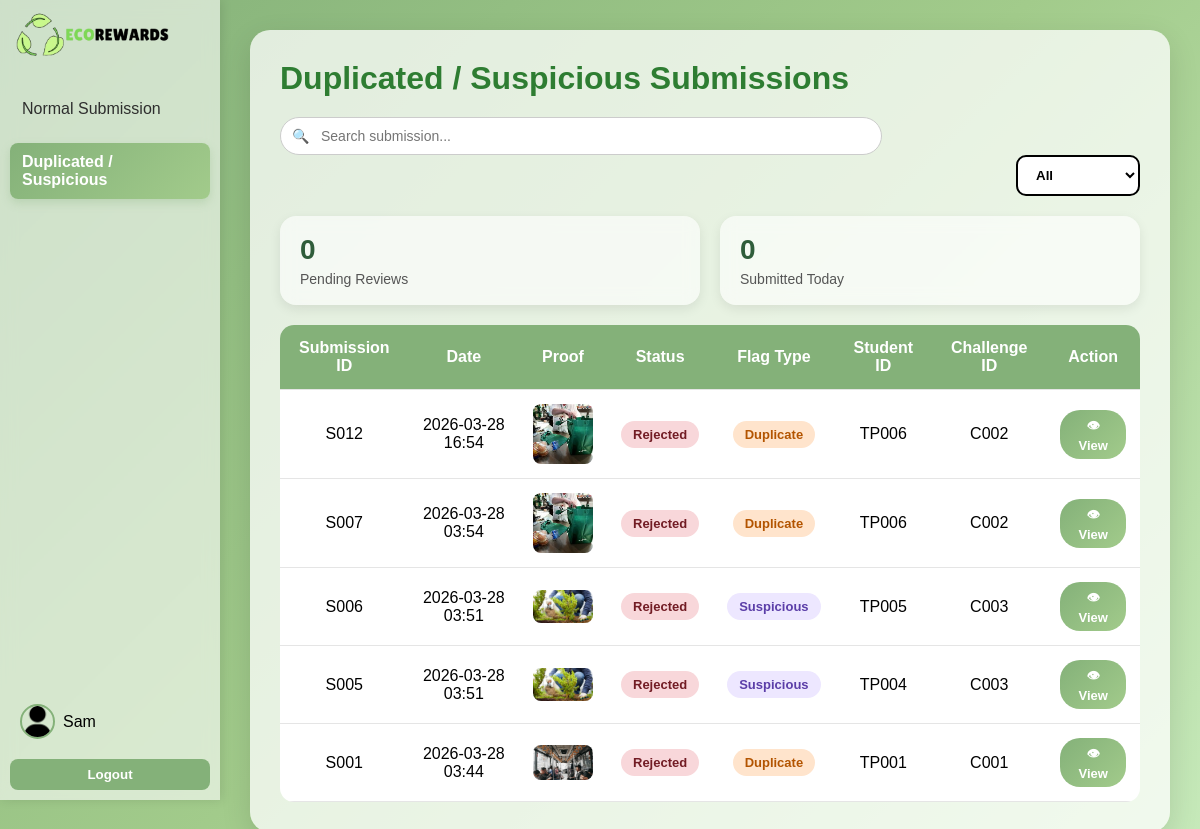
The app's page /src/duplicate.php (signed in) with its own data.
### tables this page shows
CREATE TABLE `user` (
  `UserID` varchar(50) NOT NULL,
  `Username` varchar(30) NOT NULL,
  `Gender` varchar(50) NOT NULL,
  `Passwords` varchar(255) NOT NULL,
  `DOB` date NOT NULL,
  `Contact` varchar(20) NOT NULL,
  `RoleID` varchar(50) NOT NULL,
  `LastActive` datetime DEFAULT NULL
);

CREATE TABLE `challenge_submission` (
  `SubmissionID` varchar(11) NOT NULL,
  `Submission_Date` datetime NOT NULL,
  `Proof` varchar(255) NOT NULL,
  `ProofHash` varchar(255) NOT NULL,
  `Status` varchar(50) NOT NULL,
  `FlagType` varchar(50) NOT NULL DEFAULT 'normal',
  `StudentID` varchar(11) NOT NULL,
  `ChallengeID` varchar(11) NOT NULL
);

### src/duplicate.php (the view, shortened to what this page needs)
<?php
include ("conn.php");
$userID = $_SESSION['UserID'];
$sqlUser = "SELECT User.*, Role.Role_Name
            FROM User
            JOIN Role ON User.RoleID = Role.RoleID
            WHERE User.UserID = ?";
$stmtUser = $dbConn->prepare($sqlUser);
$stmtUser->bind_param("s", $userID);
$stmtUser->execute();
$resultUser = $stmtUser->get_result();
$user = $resultUser->fetch_assoc();
include("profile.php");
$sql = "SELECT * FROM challenge_submission
        WHERE SubmissionID IN (
            SELECT MAX(SubmissionID)
            FROM challenge_submission
            WHERE FlagType IN ('duplicate', 'suspicious')
            GROUP BY StudentID, ChallengeID, Proof
        )
        ORDER BY Submission_Date DESC";
$result = $dbConn->query($sql);
$pendingCount = $dbConn->query("
    SELECT COUNT(*) as cnt
    FROM challenge_submission
    WHERE FlagType IN ('duplicate','suspicious')
    AND Status='Pending'
")->fetch_assoc()['cnt'] ?? 0;
$today = date('Y-m-d');
$todayCount = $dbConn->query("
    SELECT COUNT(*) as cnt
    FROM challenge_submission
    WHERE FlagType IN ('duplicate','suspicious')
    AND DATE(Submission_Date)='$today'
")->fetch_assoc()['cnt'] ?? 0;
?>
<!DOCTYPE html>
<html lang="en">
<head>
    <link rel="stylesheet" href="styles.css">
    <link rel="stylesheet" href="responsive.css">
</head>
<body>
    <div class="sidebar" id="sidebar">
        <div class="sidebar-top">
            <div class="logo">
                <img src="logo.png" alt="Logo">
            </div>
            <div class="nav-links">
                <a href="moderator.php">Normal Submission</a>
                <a href="duplicate.php" class="active">Duplicated / Suspicious</a>
            </div>
        </div>
        <div class="sidebar-bottom">
            <div class="profile" onclick="openProfileModal()">
                <img src="profile-pic.png" alt="Profile">
                <span><?php echo htmlspecialchars($user['Username']); ?></span>
            </div>
            <button class="btn" onclick="logout()">Logout</button>
        </div>
    </div>
    <div class="main">
        <div class="section">
            <h1>Duplicated / Suspicious Submissions</h1>
            <div class="top-bar">
                <div class="search-box">
                    <span class="search-icon">🔍</span>
                    <input type="text" id="searchInput" placeholder="Search submission...">
                </div>
                <div class="filter-container">
                    <select id="flagFilter" class="filter-dropdown">
                        <option value="all">All</option>
                    </select>
                </div>
            </div>
            <div class="review-stats">
                <div class="stat-card">
                    <h3><?= $pendingCount ?></h3>
                    <p>Pending Reviews</p>
                </div>
                <div class="stat-card">
                    <h3><?= $todayCount ?></h3>
                    <p>Submitted Today</p>
                </div>
            </div>
            <div class="table-wrapper">
                <?php if ($result && $result->num_rows > 0): ?>
                    <table class="table">
                        <thead>
                            <tr>
                                <th>Submission ID</th>
                                <th>Date</th>
                                <th>Proof</th>
                                <th>Status</th>
                                <th>Flag Type</th>
                                <th>Student ID</th>
                                <th>Challenge ID</th>
                                <th>Action</th>
                            </tr>
                        </thead>
                        <tbody id="flaggedTable">
                            <?php while($row = $result->fetch_assoc()): ?>
                                <?php
                                    $statusLower = strtolower($row['Status']);
                                    $flagLower = strtolower($row['FlagType']);
                                    $proofImg = $row['Proof'] ;
                                    $rowClick = "";
                                ?>
                                <tr data-flag="<?= $flagLower ?>" data-status="<?= $statusLower ?>" <?= $rowClick ?>>
                                    <td data-label="Submission ID"><?= htmlspecialchars($row['SubmissionID']) ?></td>
                                    <td data-label="Date"><?= date('Y-m-d H:i', strtotime($row['Submission_Date'])) ?></td>
                                    <td data-label="Proof">
                                        <img src="<?= htmlspecialchars($proofImg) ?>" width="60" style="border-radius:8px;">
                                    </td>
                                    <td data-label="Status">
                                        <span class="status-badge status-<?= $statusLower ?>">
                                            <?= htmlspecialchars($row['Status']) ?>
                                        </span>
                                    </td>
                                    <td data-label="Flag Type">
                                        <span class="flag-badge flag-<?= $flagLower ?>">
                                            <?= htmlspecialchars(ucfirst($row['FlagType'])) ?>
                                        </span>
                                    </td>
                                    <td data-label="Student ID"><?= htmlspecialchars($row['StudentID']) ?></td>
                                    <td data-label="Challenge ID"><?= htmlspecialchars($row['ChallengeID']) ?></td>
                                    <td data-label="Action">
                                        <?php if($statusLower !== 'pending'): ?>
                                            <button class="btn viewBtn"
                                                onclick="openFlagModal('<?= $flagLower ?>Detail.php?submissionID=<?= $row['SubmissionID'] ?>')">
                                                👁 View
                                            </button>
                                        <?php else: ?>
                                            -
                                        <?php endif; ?>
                                    </td>
                                </tr>
                            <?php endwhile; ?>
                        </tbody>
                    </table>
                <?php else: ?>
                    <div class="empty-text">No submissions found.</div>
                <?php endif; ?>
            </div>
        </div>
    </div>
</body>
</html>

### src/profile.php (shortened to what this page needs)
<link rel="stylesheet" href="styles.css">

### src/styles.css (style rules this page uses)
* { margin: 0; padding: 0; box-sizing: border-box; font-family: 'Poppins', sans-serif; }
html, body { margin: 0; padding: 0; }
body { min-height: 100vh; height: auto; display: flex; align-items: flex-start; justify-content: flex-start; background: linear-gradient(135deg, #84B179, #A2CB8B, #C7EABB); background-repeat: no-repeat; background-attachment: fixed; }
.sidebar { position: fixed; top: 0; height: 100vh; width: 220px; overflow-y: auto; background: rgba(255,255,255,0.6); backdrop-filter: blur(8px); box-shadow: 2px 0 10px rgba(0,0,0,0.1); display: flex; flex-direction: column; justify-content: space-between; padding: 10px; z-index: 100; }
.sidebar-top { display: flex; flex-direction: column; }
.sidebar .logo { display: flex; align-items: center; gap: 10px; margin-bottom: 30px; }
.sidebar .logo img { height: 50px; }
.sidebar .nav-links { display: flex; flex-direction: column; gap: 15px; }
.sidebar .nav-links a { display: block; padding: 10px 12px; border-radius: 8px; transition: background 0.3s; text-decoration: none; color: #2e2e2e; font-weight: 500; }
.sidebar .nav-links a.active { background: linear-gradient(135deg, #84B179, #A2CB8B); color: white; font-weight: 600; box-shadow: 0 4px 10px rgba(132,177,121,0.3); }
.sidebar-bottom { display: flex; flex-direction: column; gap: 12px; }
.sidebar .profile { display: flex; align-items: center; gap: 8px; cursor: pointer; margin-bottom: 0; padding: 8px 10px; border-radius: 10px; transition: background 0.3s; }
.sidebar .profile img { width: 35px; height: 35px; border-radius: 50%; border: 2px solid #84B179; }
.btn { background: #84B179; color: white; padding: 8px 12px; border: none; border-radius: 8px; cursor: pointer; font-weight: bold; transition: background 0.3s; }
.main { margin-left: 220px; flex: 1; padding: 30px; }
.section { background: rgba(255,255,255,0.75); border-radius: 20px; padding: 30px; box-shadow: 0 10px 30px rgba(0,0,0,0.12); }
.section h1 { margin-bottom: 20px; color: #2e7d32; }
.table { width: 100%; border-collapse: collapse; overflow: hidden; border-radius: 14px; }
.table th, .table td { padding: 14px; text-align: center; border-bottom: 1px solid #e5e5e5; }
.table th { background: #84B179; color: white; }
.table tr { background: white; cursor: pointer; transition: 0.2s; }
.filter-container { display: flex; justify-content: flex-end; margin-bottom: 20px; }
.filter-dropdown { padding: 10px 14px; border-radius: 10px; border: 2px solid black; font-weight: bold; background: white; cursor: pointer; }
.flag-duplicate, .filter-duplicate { background: #ffe4cc; color: #b35400; }
.flag-suspicious, .filter-suspicious { background: #ede7ff; color: #5b3ea8; }
.status-badge, .flag-badge { display:inline-block; padding:6px 12px; border-radius:999px; font-size:13px; font-weight:600; }
.search-box { position:relative; flex:1; max-width:70%; }
.search-box input { width:100%; padding:10px 12px 10px 40px; border-radius:25px; border:1px solid #ccc; outline:none; font-size:14px; background:#fff; transition:0.3s; }
.search-icon { position:absolute; left:12px; top:50%; transform:translateY(-50%); font-size:14px; color:#999; }
.status-rejected { background: #f8d7da; color: #721c24; }

### src/duplicate.php (style rules this page uses)
.review-stats { display: flex; gap: 20px; margin: 20px 0; flex-wrap: wrap; }
.stat-card { flex: 1; min-width: 180px; padding: 18px 20px; border-radius: 16px; background: rgba(255,255,255,0.6); backdrop-filter: blur(8px); box-shadow: 0 4px 12px rgba(0,0,0,0.08); transition: 0.3s; }
.stat-card h3 { margin: 0; font-size: 28px; color: #2f5d3a; font-weight: 600; }
.stat-card p { margin: 5px 0 0; font-size: 14px; color: #555; }
.viewBtn { padding: 6px 14px; border: none; border-radius: 20px; font-size: 13px; font-weight: 600; background: linear-gradient(135deg, #84B179, #A2CB8B); color: white; cursor: pointer; transition: all 0.25s ease; }

### records on screen
user: Username "Sam"
challenge_submission: SubmissionID "S012", Submission_Date "2026-03-28 16:54", Proof (picture), Status "Rejected", FlagType "Duplicate", StudentID "TP006", ChallengeID "C002"
challenge_submission: SubmissionID "S007", Submission_Date "2026-03-28 03:54", Proof (picture), Status "Rejected", FlagType "Duplicate", StudentID "TP006", ChallengeID "C002"
challenge_submission: SubmissionID "S006", Submission_Date "2026-03-28 03:51", Proof (picture), Status "Rejected", FlagType "Suspicious", StudentID "TP005", ChallengeID "C003"
challenge_submission: SubmissionID "S005", Submission_Date "2026-03-28 03:51", Proof (picture), Status "Rejected", FlagType "Suspicious", StudentID "TP004", ChallengeID "C003"
challenge_submission: SubmissionID "S001", Submission_Date "2026-03-28 03:44", Proof (picture), Status "Rejected", FlagType "Duplicate", StudentID "TP001", ChallengeID "C001"

### other values on screen
$pendingCount "0"
$todayCount "0"
